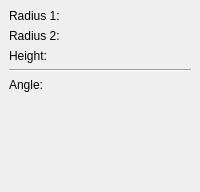
        <widget class="QWidget" name="Page3_cone">
         <layout class="QGridLayout">
          <property name="leftMargin">
           <number>9</number>
          </property>
          <property name="topMargin">
           <number>9</number>
          </property>
          <property name="rightMargin">
           <number>9</number>
          </property>
          <property name="bottomMargin">
           <number>9</number>
          </property>
          <property name="spacing">
           <number>6</number>
          </property>
          <item row="0" column="0">
           <layout class="QGridLayout">
            <property name="leftMargin">
             <number>0</number>
            </property>
            <property name="topMargin">
             <number>0</number>
            </property>
            <property name="rightMargin">
             <number>0</number>
            </property>
            <property name="bottomMargin">
             <number>0</number>
            </property>
            <property name="spacing">
             <number>6</number>
            </property>
            <item row="0" column="0">
             <widget class="QLabel" name="textLabel9">
              <property name="text">
               <string>Radius 1:</string>
              </property>
             </widget>
            </item>
            <item row="0" column="2">
             <widget class="Gui::QuantitySpinBox" name="coneRadius1" native="true">
              <property name="keyboardTracking" stdset="0">
               <bool>false</bool>
              </property>
              <property name="unit" stdset="0">
               <string notr="true">mm</string>
              </property>
              <property name="value" stdset="0">
               <double>2.000000000000000</double>
              </property>
             </widget>
            </item>
            <item row="1" column="0">
             <widget class="QLabel" name="textLabel10">
              <property name="text">
               <string>Radius 2:</string>
              </property>
             </widget>
            </item>
            <item row="1" column="2">
             <widget class="Gui::QuantitySpinBox" name="coneRadius2" native="true">
              <property name="keyboardTracking" stdset="0">
               <bool>false</bool>
              </property>
              <property name="unit" stdset="0">
               <string notr="true">mm</string>
              </property>
              <property name="value" stdset="0">
               <double>4.000000000000000</double>
              </property>
             </widget>
            </item>
            <item row="2" column="0" rowspan="2">
             <widget class="QLabel" name="textLabel11">
              <property name="text">
               <string>Height:</string>
              </property>
             </widget>
            </item>
            <item row="3" column="2">
             <widget class="Gui::QuantitySpinBox" name="coneHeight" native="true">
              <property name="keyboardTracking" stdset="0">
               <bool>false</bool>
              </property>
              <property name="unit" stdset="0">
               <string notr="true">mm</string>
              </property>
              <property name="value" stdset="0">
               <double>10.000000000000000</double>
              </property>
             </widget>
            </item>
           </layout>
          </item>
          <item row="1" column="0">
           <widget class="Line" name="line_3">
            <property name="frameShape">
             <enum>QFrame::HLine</enum>
            </property>
            <property name="frameShadow">
             <enum>QFrame::Sunken</enum>
            </property>
           </widget>
          </item>
          <item row="2" column="0">
           <layout class="QGridLayout" name="gridLayout_12">
            <property name="leftMargin">
             <number>0</number>
            </property>
            <property name="topMargin">
             <number>0</number>
            </property>
            <property name="rightMargin">
             <number>0</number>
            </property>
            <property name="bottomMargin">
             <number>0</number>
            </property>
            <item row="0" column="0">
             <widget class="QLabel" name="label_4">
              <property name="text">
               <string>Angle:</string>
              </property>
             </widget>
            </item>
            <item row="0" column="1">
             <widget class="Gui::QuantitySpinBox" name="coneAngle" native="true">
              <property name="keyboardTracking" stdset="0">
               <bool>false</bool>
              </property>
              <property name="unit" stdset="0">
               <string notr="true">deg</string>
              </property>
              <property name="value" stdset="0">
               <double>360.000000000000000</double>
              </property>
             </widget>
            </item>
           </layout>
          </item>
          <item row="3" column="0">
           <spacer>
            <property name="orientation">
             <enum>Qt::Vertical</enum>
            </property>
            <property name="sizeType">
             <enum>QSizePolicy::Expanding</enum>
            </property>
            <property name="sizeHint" stdset="0">
             <size>
              <width>31</width>
              <height>91</height>
             </size>
            </property>
           </spacer>
          </item>
         </layout>
        </widget>
